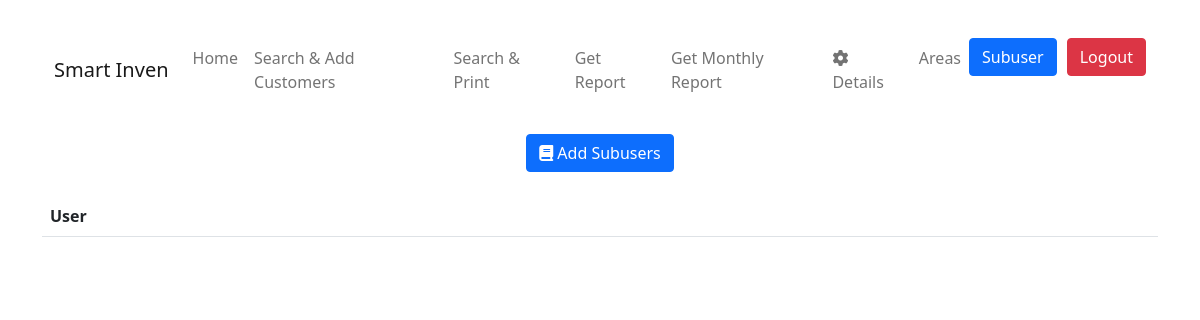
Page /show_subusers/ (signed in) on the earlier database version.
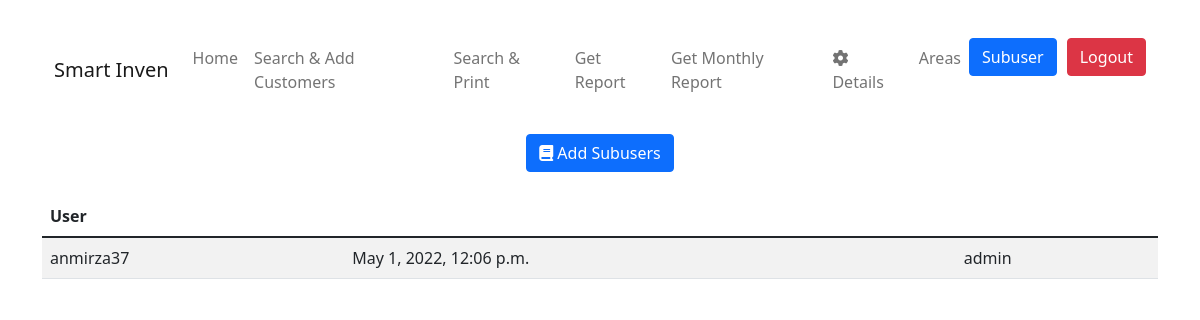
Same page on the later database version.
### main/models.py (models this page shows, shortened)
class Subuser(models.Model):
    name = models.CharField(max_length=255, unique=True)
    created_at = models.DateTimeField(auto_now_add=True)
    created_by = models.ForeignKey(
        User, related_name='subuser', on_delete=models.CASCADE)

### main/views.py (the view)
# urls.py: path('show_subusers/', views.show_subusers, name='show_subusers'),
@login_required
def show_subusers(request):
    subuser = {}
    if Subuser.objects.all().exists():
        subuser = Subuser.objects.filter(created_by=request.user)
    return render(request, 'subusers.html', {'subuser': subuser})

### main/templates/subusers.html (shortened to what this page needs)
{% extends 'base.html' %} {% block title %}Subusers{% endblock %} {% block navbar %}
<nav class="navbar navbar-expand-lg navbar-light container">
  <div class="container-fluid">
    <a class="navbar-brand" href="{% url 'home' %}">Smart Inven</a>
    <div class="collapse navbar-collapse" id="navbarNav">
      <ul class="navbar-nav">
        <li class="nav-item">
          <a class="nav-link" aria-current="page" href="{% url 'home' %}"
            >Home</a
          >
        </li>
        <li class="nav-item">
          <a class="nav-link" href="{% url 'search' %}"
            >Search & Add Customers</a
          >
        </li>
        <li class="nav-item">
          <a class="nav-link" href="{% url 'search-and-print' %}"
            >Search & Print</a
          >
        </li>
        <li class="nav-item">
          <a class="nav-link" href="{% url 'report' %}">Get Report</a>
        </li>
        <li class="nav-item">
          <a class="nav-link" href="{% url 'monthly_report' %}"
            >Get Monthly Report</a
          >
        </li>
        <li class="nav-item">
          <a class="nav-link" href="{% url 'details' %}"
            ><i class="fa fa-gear"></i> Details</a
          >
        </li>
        {% if request.user.is_authenticated %} {% if request.user.is_staff %}
        <li class="nav-item">
          <a class="nav-link" href="{% url 'area' %}">Areas</a>
        </li>
        <li class="nav-item" style="margin-right: 10px">
          <a class="btn btn-primary" href="{% url 'show_subusers' %}"
            >Subuser</a
          >
        </li>
        {% endif %}
        <li class="nav-item">
          <a class="btn btn-danger" href="{% url 'logout' %}">Logout</a>
        </li>
        {% endif %}
      </ul>
    </div>
  </div>
</nav>
{% endblock %} {% block content %}
<div class="container">
  <div style="display: flex; justify-content: space-evenly" class="m-lg-4">
    <a href="{% url 'add_subusers' %}" class="btn btn-primary"
      ><i class="fa fa-book"></i> Add Subusers</a
    >
  </div>
  <div class="columns is-multiline mb-6">
    <table class="table table-striped">
      <thead>
        <tr>
          <th scope="col">User</th>
          <th scope="col"></th>
          <th scope="col"></th>
        </tr>
      </thead>
      <tbody>
        {% for User in subuser %}
        <tr>
          <td scope="row">{{User.name}}</td>
          <td scope="row">{{User.created_at}}</td>
          <td scope="row">{{User.created_by}}</td>
        </tr>
        {% endfor %}
      </tbody>
    </table>
  </div>
</div>
{% endblock %}

Differences in the rows shown:
added Subuser: name "anmirza37", created_at "May 1, 2022, 12:06 p.m.", created_by "admin"
